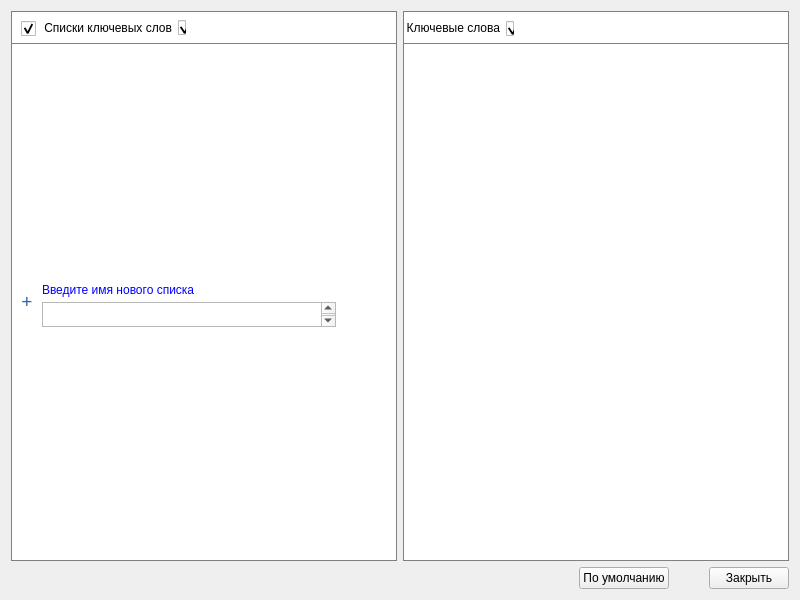
<?xml version="1.0" encoding="UTF-8"?>
<ui version="4.0">
 <class>Dialog</class>
 <widget class="QDialog" name="Dialog">
  <property name="geometry">
   <rect>
    <x>0</x>
    <y>0</y>
    <width>800</width>
    <height>600</height>
   </rect>
  </property>
  <property name="minimumSize">
   <size>
    <width>800</width>
    <height>600</height>
   </size>
  </property>
  <property name="mouseTracking">
   <bool>true</bool>
  </property>
  <property name="tabletTracking">
   <bool>true</bool>
  </property>
  <property name="windowTitle">
   <string>Диспетчер списков ключевых слов</string>
  </property>
  <property name="windowIcon">
   <iconset resource="icon.qrc">
    <normaloff>:/new/icon/icon/widget_icon.png</normaloff>:/new/icon/icon/widget_icon.png</iconset>
  </property>
  <property name="styleSheet">
   <string notr="true"/>
  </property>
  <layout class="QVBoxLayout" name="verticalLayout_5">
   <item>
    <layout class="QHBoxLayout" name="horizontalLayout_2">
     <item>
      <widget class="QGroupBox" name="groupBox">
       <property name="styleSheet">
        <string notr="true">QGroupBox
{
border: 1px solid grey;
background-color: white;
}</string>
       </property>
       <property name="title">
        <string/>
       </property>
       <layout class="QVBoxLayout" name="verticalLayout_3">
        <property name="spacing">
         <number>0</number>
        </property>
        <property name="leftMargin">
         <number>0</number>
        </property>
        <property name="topMargin">
         <number>0</number>
        </property>
        <property name="rightMargin">
         <number>0</number>
        </property>
        <property name="bottomMargin">
         <number>0</number>
        </property>
        <item>
         <widget class="QGroupBox" name="top_pannel">
          <property name="styleSheet">
           <string notr="true">QGroupBox
{
border: none;
border-bottom: 1px solid grey;
background-color: white;
}</string>
          </property>
          <property name="title">
           <string/>
          </property>
          <layout class="QHBoxLayout" name="horizontalLayout_4">
           <property name="spacing">
            <number>0</number>
           </property>
           <property name="leftMargin">
            <number>0</number>
           </property>
           <property name="topMargin">
            <number>0</number>
           </property>
           <property name="rightMargin">
            <number>0</number>
           </property>
           <property name="bottomMargin">
            <number>0</number>
           </property>
           <item>
            <widget class="QCheckBox" name="allChecked">
             <property name="minimumSize">
              <size>
               <width>30</width>
               <height>30</height>
              </size>
             </property>
             <property name="maximumSize">
              <size>
               <width>30</width>
               <height>16777215</height>
              </size>
             </property>
             <property name="cursor">
              <cursorShape>PointingHandCursor</cursorShape>
             </property>
             <property name="styleSheet">
              <string notr="true">QCheckBox 
{ 

} 
QCheckBox::indicator
{ 
subcontrol-origin: content; 
subcontrol-position: center;
    width: 15px;
    height: 15px;
} 

QCheckBox::indicator:checked {
    image: url(:/new/icon/icon/checkbox_normal_actived.png);
}

QCheckBox::indicator:unchecked {
    image: url(:/new/icon/icon/checkbox_normal_unactived.png);
}
QCheckBox::indicator:checked:hover {
    image: url(:/new/icon/icon/checkbox_hover_actived.png);
}

QCheckBox::indicator:unchecked:hover {
    image: url(:/new/icon/icon/checkbox_hover_unactived.png);
}</string>
             </property>
             <property name="text">
              <string notr="true"/>
             </property>
             <property name="checked">
              <bool>true</bool>
             </property>
             <property name="tristate">
              <bool>false</bool>
             </property>
            </widget>
           </item>
           <item>
            <widget class="QCheckBox" name="sort_table">
             <property name="layoutDirection">
              <enum>Qt::RightToLeft</enum>
             </property>
             <property name="styleSheet">
              <string notr="true">QCheckBox::indicator {
    width: 8px;
    height: 15px;
}
QCheckBox::indicator:checked {
    image: url(:/new/icon/icon/sort_actived.png);
}

QCheckBox::indicator:unchecked {
    image: url(:/new/icon/icon/sort_unactived.png);
}</string>
             </property>
             <property name="text">
              <string>Списки ключевых слов</string>
             </property>
             <property name="checked">
              <bool>true</bool>
             </property>
            </widget>
           </item>
           <item>
            <spacer name="horizontalSpacer_5">
             <property name="orientation">
              <enum>Qt::Horizontal</enum>
             </property>
             <property name="sizeHint" stdset="0">
              <size>
               <width>40</width>
               <height>20</height>
              </size>
             </property>
            </spacer>
           </item>
           <item>
            <widget class="QPushButton" name="import_2">
             <property name="minimumSize">
              <size>
               <width>30</width>
               <height>30</height>
              </size>
             </property>
             <property name="maximumSize">
              <size>
               <width>30</width>
               <height>16777215</height>
              </size>
             </property>
             <property name="cursor">
              <cursorShape>PointingHandCursor</cursorShape>
             </property>
             <property name="toolTip">
              <string>&lt;html&gt;&lt;head/&gt;&lt;body&gt;&lt;p&gt;&lt;span style=&quot; color:#000000;&quot;&gt;Импорт списка&lt;/span&gt;&lt;/p&gt;&lt;/body&gt;&lt;/html&gt;</string>
             </property>
             <property name="styleSheet">
              <string notr="true">QPushButton
{
border: none;
background: none;
width: 18px;
height: 20px;
}

QPushButton:hover
{
}

QPushButton:pressed
{
}
</string>
             </property>
             <property name="text">
              <string/>
             </property>
             <property name="icon">
              <iconset resource="icon.qrc">
               <normaloff>:/new/icon/icon/actived_add.png</normaloff>:/new/icon/icon/actived_add.png</iconset>
             </property>
             <property name="iconSize">
              <size>
               <width>17</width>
               <height>20</height>
              </size>
             </property>
            </widget>
           </item>
           <item>
            <widget class="QPushButton" name="export_2">
             <property name="minimumSize">
              <size>
               <width>30</width>
               <height>30</height>
              </size>
             </property>
             <property name="maximumSize">
              <size>
               <width>30</width>
               <height>16777215</height>
              </size>
             </property>
             <property name="cursor">
              <cursorShape>PointingHandCursor</cursorShape>
             </property>
             <property name="toolTip">
              <string>&lt;html&gt;&lt;head/&gt;&lt;body&gt;&lt;p&gt;&lt;span style=&quot; color:#000000;&quot;&gt;Экспорт списка&lt;/span&gt;&lt;/p&gt;&lt;/body&gt;&lt;/html&gt;</string>
             </property>
             <property name="styleSheet">
              <string notr="true">QPushButton
{
border: none;
background: none;
width: 18px;
height: 20px;
}

QPushButton:hover
{
}

QPushButton:pressed
{
}
</string>
             </property>
             <property name="text">
              <string/>
             </property>
             <property name="icon">
              <iconset resource="icon.qrc">
               <normaloff>:/new/icon/icon/actived_export.png</normaloff>:/new/icon/icon/actived_export.png</iconset>
             </property>
             <property name="iconSize">
              <size>
               <width>17</width>
               <height>20</height>
              </size>
             </property>
            </widget>
           </item>
          </layout>
         </widget>
        </item>
        <item>
         <widget class="QTableWidget" name="tableWidget">
          <property name="minimumSize">
           <size>
            <width>0</width>
            <height>27</height>
           </size>
          </property>
          <property name="mouseTracking">
           <bool>true</bool>
          </property>
          <property name="tabletTracking">
           <bool>true</bool>
          </property>
          <property name="styleSheet">
           <string notr="true">QTableWidget
{
border: transparent;
}
QTableView::item 
{
/* border-left: 1px solid black; */
}
QTableWidget::item{ selection-background-color: #bde0ff;}</string>
          </property>
          <property name="gridStyle">
           <enum>Qt::NoPen</enum>
          </property>
          <property name="sortingEnabled">
           <bool>true</bool>
          </property>
          <attribute name="horizontalHeaderVisible">
           <bool>false</bool>
          </attribute>
          <attribute name="horizontalHeaderMinimumSectionSize">
           <number>30</number>
          </attribute>
          <attribute name="horizontalHeaderDefaultSectionSize">
           <number>30</number>
          </attribute>
          <attribute name="horizontalHeaderHighlightSections">
           <bool>true</bool>
          </attribute>
          <attribute name="verticalHeaderVisible">
           <bool>false</bool>
          </attribute>
          <attribute name="verticalHeaderMinimumSectionSize">
           <number>30</number>
          </attribute>
          <attribute name="verticalHeaderDefaultSectionSize">
           <number>30</number>
          </attribute>
          <column>
           <property name="text">
            <string>radio</string>
           </property>
          </column>
          <column>
           <property name="text">
            <string>Списки ключевых слов</string>
           </property>
          </column>
          <column>
           <property name="text">
            <string>import</string>
           </property>
          </column>
          <column>
           <property name="text">
            <string>export</string>
           </property>
          </column>
         </widget>
        </item>
        <item>
         <layout class="QHBoxLayout" name="horizontalLayout_3">
          <property name="spacing">
           <number>0</number>
          </property>
          <item>
           <layout class="QVBoxLayout" name="verticalLayout_2">
            <property name="spacing">
             <number>0</number>
            </property>
            <item>
             <widget class="QLabel" name="label">
              <property name="minimumSize">
               <size>
                <width>30</width>
                <height>0</height>
               </size>
              </property>
              <property name="maximumSize">
               <size>
                <width>30</width>
                <height>25</height>
               </size>
              </property>
              <property name="text">
               <string>&lt;html&gt;&lt;head/&gt;&lt;body&gt;&lt;p align=&quot;center&quot;&gt;&lt;span style=&quot; font-size:14pt; color:#3465a4;&quot;&gt;+&lt;/span&gt;&lt;/p&gt;&lt;/body&gt;&lt;/html&gt;</string>
              </property>
             </widget>
            </item>
            <item>
             <spacer name="horizontalSpacer_3">
              <property name="orientation">
               <enum>Qt::Horizontal</enum>
              </property>
              <property name="sizeType">
               <enum>QSizePolicy::Maximum</enum>
              </property>
              <property name="sizeHint" stdset="0">
               <size>
                <width>30</width>
                <height>0</height>
               </size>
              </property>
             </spacer>
            </item>
           </layout>
          </item>
          <item>
           <layout class="QVBoxLayout" name="verticalLayout">
            <property name="spacing">
             <number>0</number>
            </property>
            <item>
             <widget class="QPushButton" name="addButton">
              <property name="minimumSize">
               <size>
                <width>0</width>
                <height>0</height>
               </size>
              </property>
              <property name="maximumSize">
               <size>
                <width>16777215</width>
                <height>25</height>
               </size>
              </property>
              <property name="font">
               <font>
                <stylestrategy>PreferAntialias</stylestrategy>
               </font>
              </property>
              <property name="styleSheet">
               <string notr="true">QPushButton
{
background-color: rgb(255, 255, 255); 
height: 25px; 
max-height:25px;
border: none;
color: blue;
text-align: left;

}
QPushButton:hover
{
background-color: rgb(255, 255, 255); 
height: 25px; 
max-height:25px;
border: none;
color: rgb(155,50,255);
text-decoration: underline;
text-align: left;
}</string>
              </property>
              <property name="text">
               <string>Введите имя нового списка</string>
              </property>
             </widget>
            </item>
            <item>
             <widget class="QTextEdit" name="textEdit">
              <property name="minimumSize">
               <size>
                <width>0</width>
                <height>25</height>
               </size>
              </property>
              <property name="maximumSize">
               <size>
                <width>16777215</width>
                <height>25</height>
               </size>
              </property>
              <property name="html">
               <string>&lt;!DOCTYPE HTML PUBLIC &quot;-//W3C//DTD HTML 4.0//EN&quot; &quot;http://www.w3.org/TR/REC-html40/strict.dtd&quot;&gt;
&lt;html&gt;&lt;head&gt;&lt;meta name=&quot;qrichtext&quot; content=&quot;1&quot; /&gt;&lt;style type=&quot;text/css&quot;&gt;
p, li { white-space: pre-wrap; }
&lt;/style&gt;&lt;/head&gt;&lt;body style=&quot; font-family:'Ubuntu'; font-size:11pt; font-weight:400; font-style:normal;&quot;&gt;
&lt;p style=&quot;-qt-paragraph-type:empty; margin-top:0px; margin-bottom:0px; margin-left:0px; margin-right:0px; -qt-block-indent:0; text-indent:0px;&quot;&gt;&lt;br /&gt;&lt;/p&gt;&lt;/body&gt;&lt;/html&gt;</string>
              </property>
             </widget>
            </item>
           </layout>
          </item>
          <item>
           <spacer name="horizontalSpacer_4">
            <property name="orientation">
             <enum>Qt::Horizontal</enum>
            </property>
            <property name="sizeType">
             <enum>QSizePolicy::Maximum</enum>
            </property>
            <property name="sizeHint" stdset="0">
             <size>
              <width>60</width>
              <height>20</height>
             </size>
            </property>
           </spacer>
          </item>
         </layout>
        </item>
        <item>
         <spacer name="verticalSpacer_4">
          <property name="orientation">
           <enum>Qt::Vertical</enum>
          </property>
          <property name="sizeHint" stdset="0">
           <size>
            <width>0</width>
            <height>40</height>
           </size>
          </property>
         </spacer>
        </item>
       </layout>
      </widget>
     </item>
     <item>
      <widget class="QGroupBox" name="groupBox_2">
       <property name="styleSheet">
        <string notr="true">QGroupBox
{
border: 1px solid grey;
background-color: white;
}</string>
       </property>
       <property name="title">
        <string/>
       </property>
       <layout class="QVBoxLayout" name="verticalLayout_4">
        <property name="spacing">
         <number>0</number>
        </property>
        <property name="leftMargin">
         <number>0</number>
        </property>
        <property name="topMargin">
         <number>0</number>
        </property>
        <property name="rightMargin">
         <number>0</number>
        </property>
        <property name="bottomMargin">
         <number>0</number>
        </property>
        <item>
         <widget class="QGroupBox" name="groupBox_4">
          <property name="styleSheet">
           <string notr="true">QGroupBox
{
border: none;
border-bottom: 1px solid grey;
background-color: white;
}</string>
          </property>
          <property name="title">
           <string/>
          </property>
          <layout class="QHBoxLayout" name="horizontalLayout_5">
           <property name="spacing">
            <number>0</number>
           </property>
           <property name="leftMargin">
            <number>0</number>
           </property>
           <property name="topMargin">
            <number>0</number>
           </property>
           <property name="rightMargin">
            <number>0</number>
           </property>
           <property name="bottomMargin">
            <number>0</number>
           </property>
           <item>
            <widget class="QCheckBox" name="checkBox_4">
             <property name="minimumSize">
              <size>
               <width>0</width>
               <height>30</height>
              </size>
             </property>
             <property name="layoutDirection">
              <enum>Qt::RightToLeft</enum>
             </property>
             <property name="styleSheet">
              <string notr="true">QCheckBox::indicator {
    width: 8px;
    height: 15px;
}
QCheckBox::indicator:checked {
    image: url(:/new/icon/icon/sort_actived.png);
}

QCheckBox::indicator:unchecked {
    image: url(:/new/icon/icon/sort_unactived.png);
}</string>
             </property>
             <property name="text">
              <string>Ключевые слова</string>
             </property>
             <property name="checked">
              <bool>true</bool>
             </property>
            </widget>
           </item>
           <item>
            <spacer name="horizontalSpacer_6">
             <property name="orientation">
              <enum>Qt::Horizontal</enum>
             </property>
             <property name="sizeHint" stdset="0">
              <size>
               <width>40</width>
               <height>20</height>
              </size>
             </property>
            </spacer>
           </item>
          </layout>
         </widget>
        </item>
        <item>
         <widget class="QTableWidget" name="tableWidget_2">
          <property name="styleSheet">
           <string notr="true">QTableWidget
{
border: transparent;
}
QTableView::item 
{
/* border-left: 1px solid black; */
}</string>
          </property>
          <property name="gridStyle">
           <enum>Qt::NoPen</enum>
          </property>
          <attribute name="horizontalHeaderVisible">
           <bool>false</bool>
          </attribute>
          <attribute name="verticalHeaderVisible">
           <bool>false</bool>
          </attribute>
          <column>
           <property name="text">
            <string>Ключевые слова</string>
           </property>
          </column>
         </widget>
        </item>
        <item>
         <spacer name="verticalSpacer_2">
          <property name="orientation">
           <enum>Qt::Vertical</enum>
          </property>
          <property name="sizeHint" stdset="0">
           <size>
            <width>0</width>
            <height>40</height>
           </size>
          </property>
         </spacer>
        </item>
       </layout>
      </widget>
     </item>
    </layout>
   </item>
   <item>
    <layout class="QHBoxLayout" name="horizontalLayout">
     <property name="spacing">
      <number>0</number>
     </property>
     <item>
      <spacer name="horizontalSpacer_2">
       <property name="orientation">
        <enum>Qt::Horizontal</enum>
       </property>
       <property name="sizeHint" stdset="0">
        <size>
         <width>40</width>
         <height>20</height>
        </size>
       </property>
      </spacer>
     </item>
     <item>
      <widget class="QPushButton" name="startedButton">
       <property name="text">
        <string>По умолчанию</string>
       </property>
      </widget>
     </item>
     <item>
      <spacer name="horizontalSpacer">
       <property name="orientation">
        <enum>Qt::Horizontal</enum>
       </property>
       <property name="sizeType">
        <enum>QSizePolicy::Maximum</enum>
       </property>
       <property name="sizeHint" stdset="0">
        <size>
         <width>40</width>
         <height>20</height>
        </size>
       </property>
      </spacer>
     </item>
     <item>
      <widget class="QPushButton" name="closeButton">
       <property name="text">
        <string>Закрыть</string>
       </property>
      </widget>
     </item>
    </layout>
   </item>
  </layout>
 </widget>
 <resources>
  <include location="icon.qrc"/>
 </resources>
 <connections/>
</ui>
